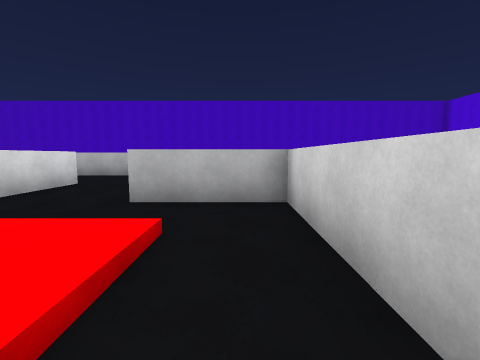
view 1 (above)

24 first-person views from a walk through a 3-D level made in the Unity game engine. The camera is 1.5 m above the floor, tilts 6° down and sees 90° across. The floor is counted in squares, 2 m on a side. Each view is taken from the middle of a square. On the plan, view 1 faces up. The plan holds only what a view shows up to about 9 squares ahead; the rest is blank.

view 2
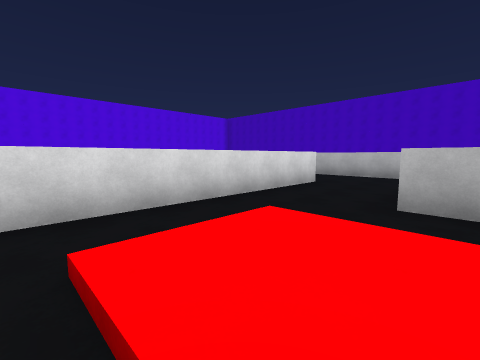

view 3
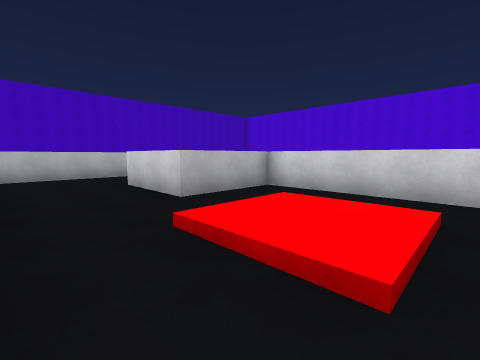

view 4
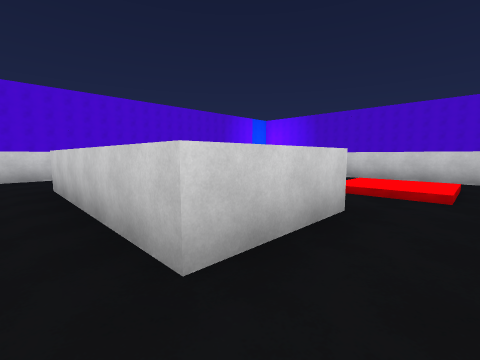

view 5
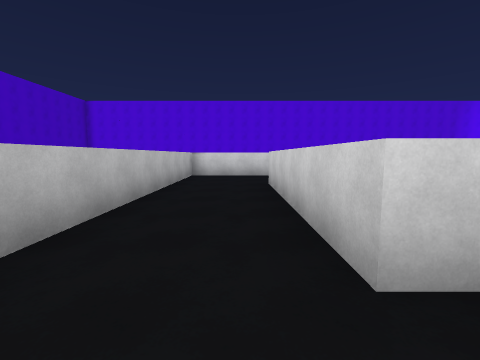

view 6
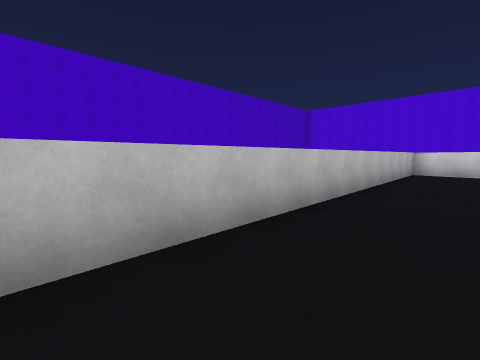

view 7
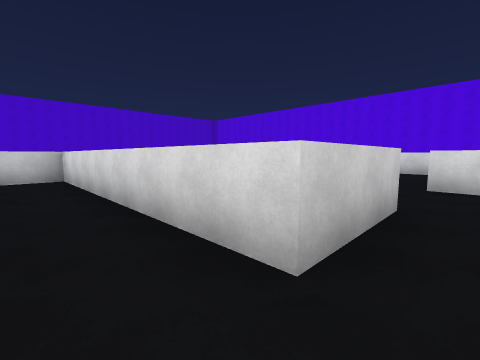

view 8
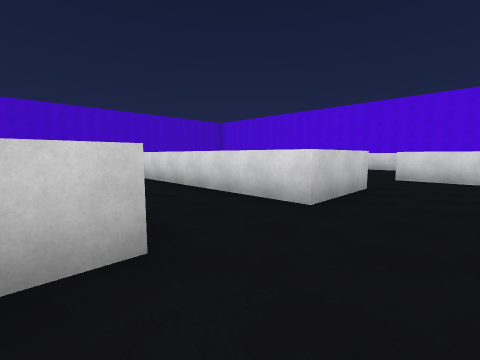

view 9
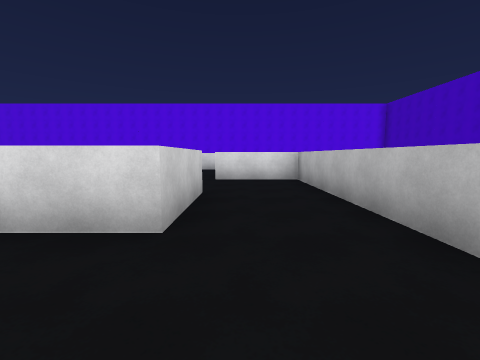

view 10
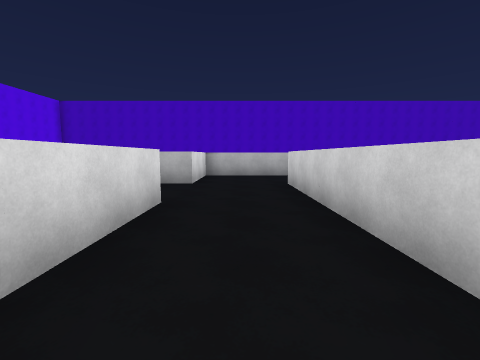

view 11
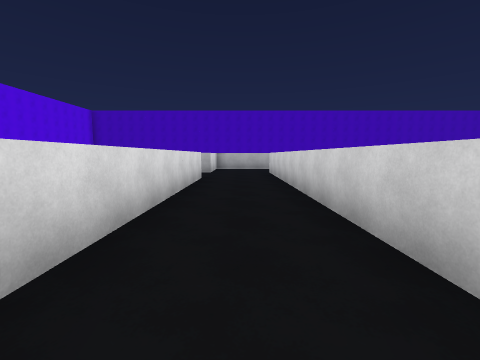

view 12
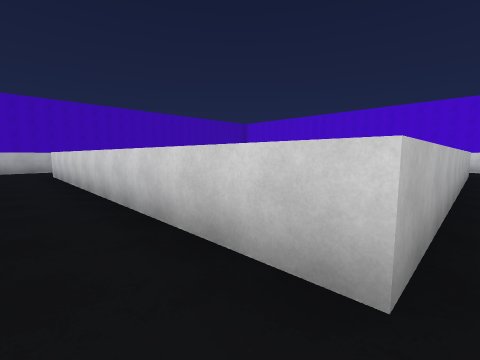

view 13
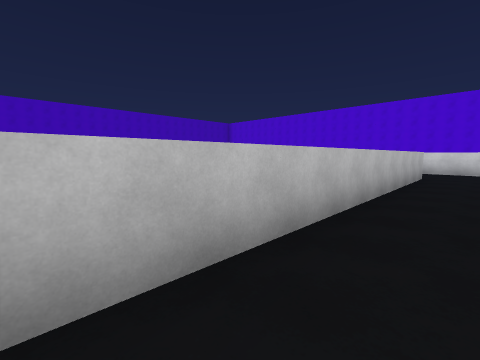

view 14
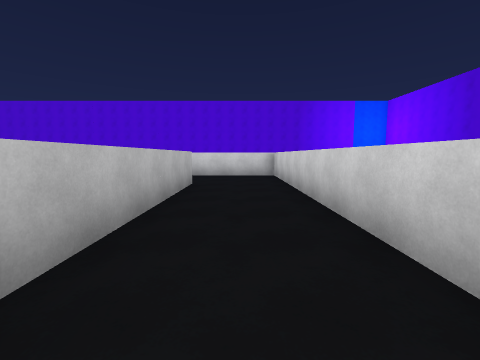

view 15
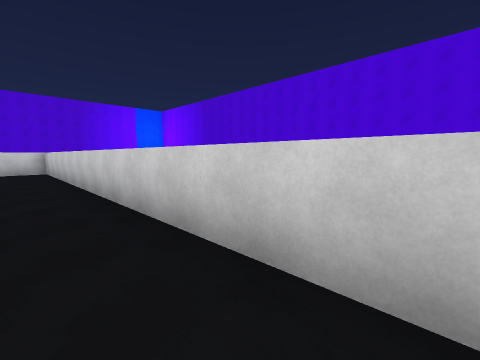

view 16
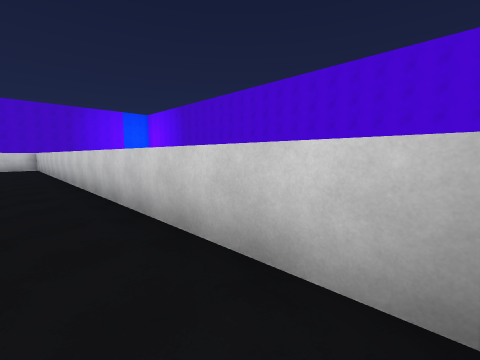

view 17
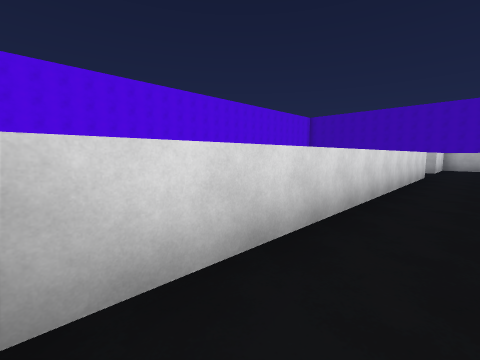

view 18
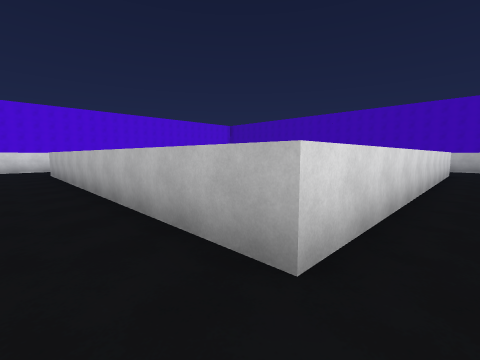

view 19
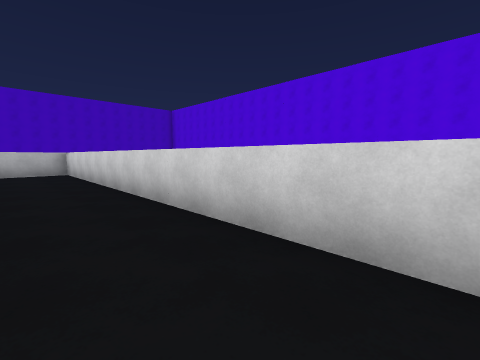

view 20
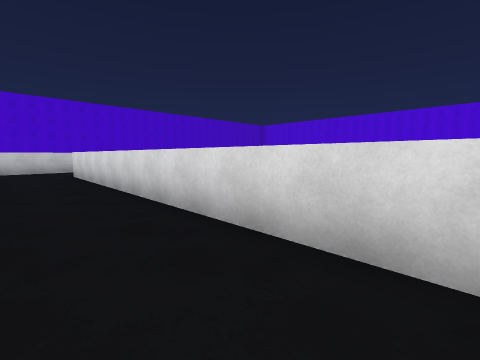

view 21
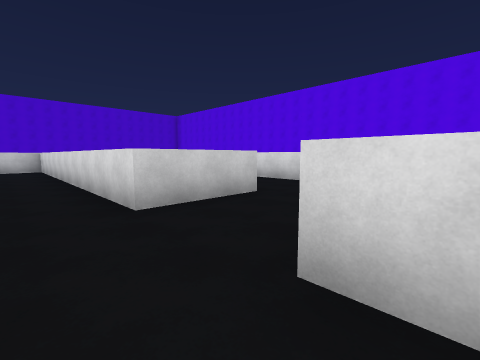

view 22
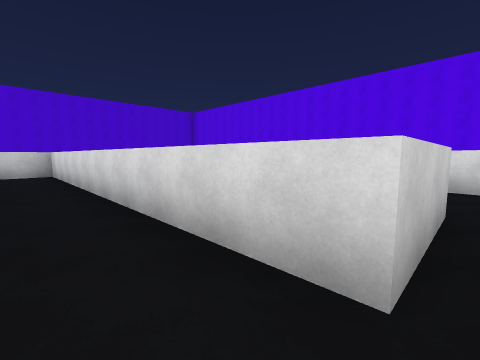

view 23
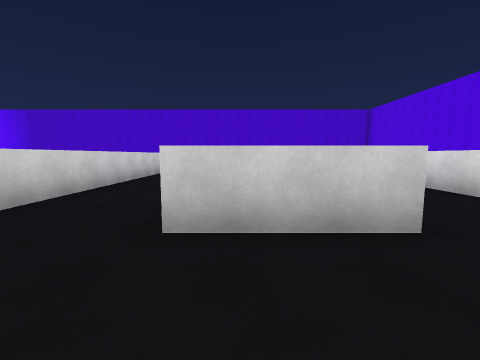

view 24
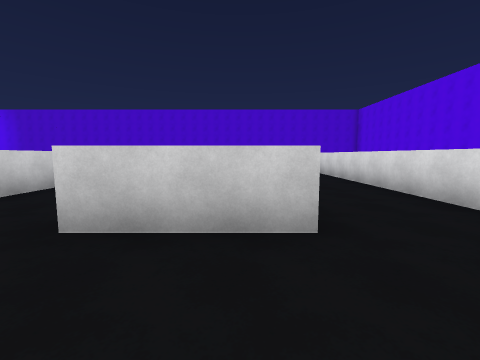

### Floor plan
Key: @ floor where view 1 was taken; . main floor; : floor 0.25 m higher than the main floor; ^ raised ledge.
Columns run from 15 left of view 1 to 6 right of it. Each row starts with its distance up from view 1.
  9       ^^^^^^^^^^^^^^^^
  8      ^...............^
  7      ^...............^
  6 ^ .......^^...^^^^^..^
  5 ^........^^...^   ^..^
  4 ^........^^...^^^ ^..^
  3 ^...^^...^^.....^ ^..^
  2 ^... ^...^^..::.^ ^..^
  1 ^..  ^...^^..::.^ ^..^
  0 ^..  ^...^^....@^ ^..^
 -1 ^..  ^...^^..  .  ^..^
 -2 ^.   ^...^ ^^^^^  ^..^
 -3 ^    ^...^^^^^^^^^^..^
 -4      ^...............^
 -5      ^...............^
 -6      ^...............^
 -7       ^^^^^^^^^^^^^^^

Positions as (right, up) in squares from view 1, and headings:
1: (0, 0), facing up
2: (-1, 0), facing up-left
3: (-4, 0), facing up-right
4: (-3, 7), facing down-right
5: (-3, 7), facing right
6: (-5, 7), facing up-right
7: (-3, 7), facing down-left
8: (-1, 8), facing down-left
9: (-2, 7), facing left
10: (-8, 0), facing up
11: (-8, -4), facing up
12: (-8, -4), facing up-right
13: (-6, -5), facing up-right
14: (-3, -5), facing right
15: (-6, -5), facing down-right
16: (-9, -5), facing down-right
17: (-8, -6), facing up-left
18: (4, -5), facing up-left
19: (4, -2), facing up-right
20: (5, 6), facing down-left
21: (-8, 7), facing down-left
22: (-8, 4), facing down-left
23: (-10, 6), facing down
24: (-11, 6), facing down
